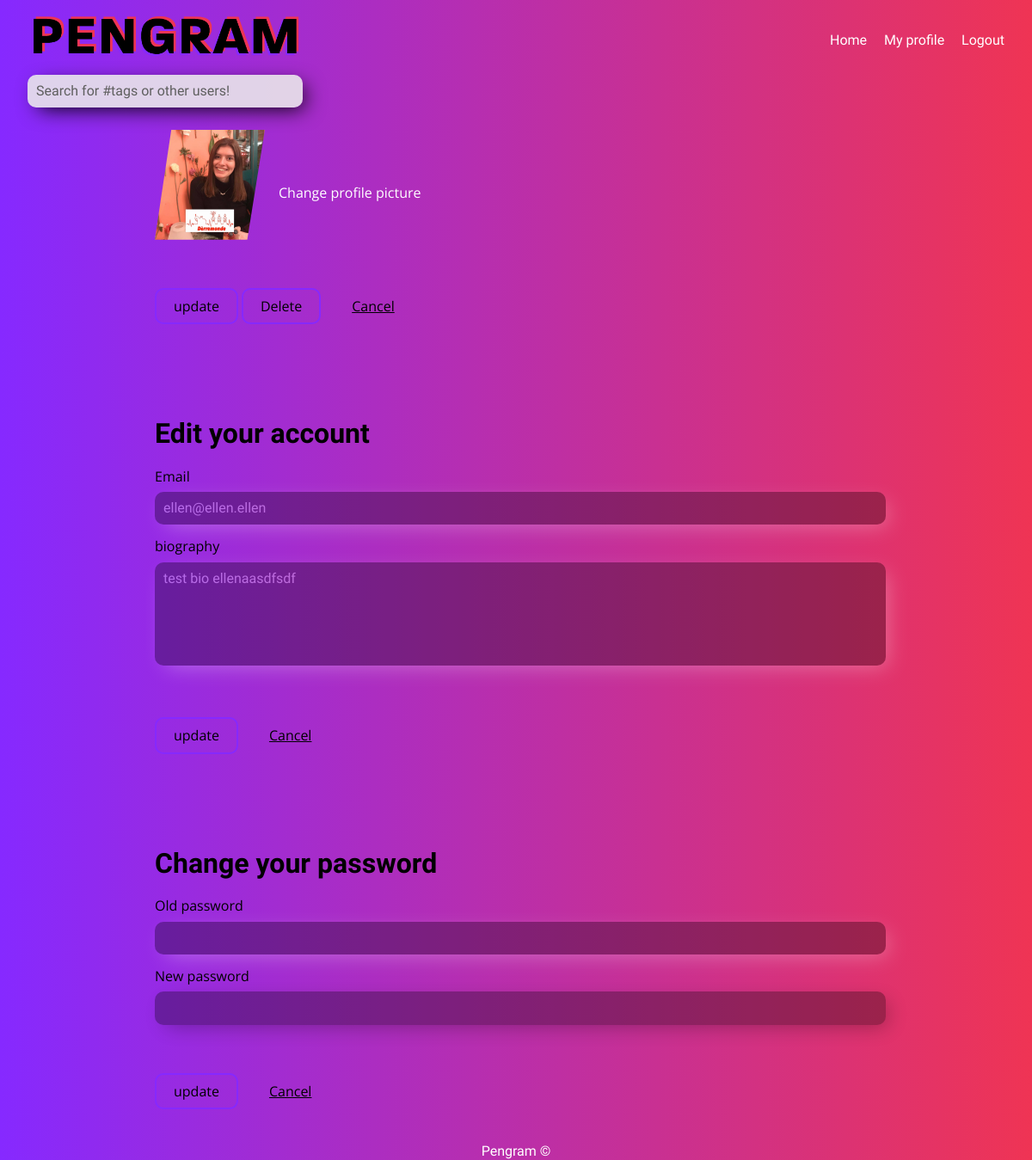
The page /profileEdit.php (signed in) on the database as committed earlier.
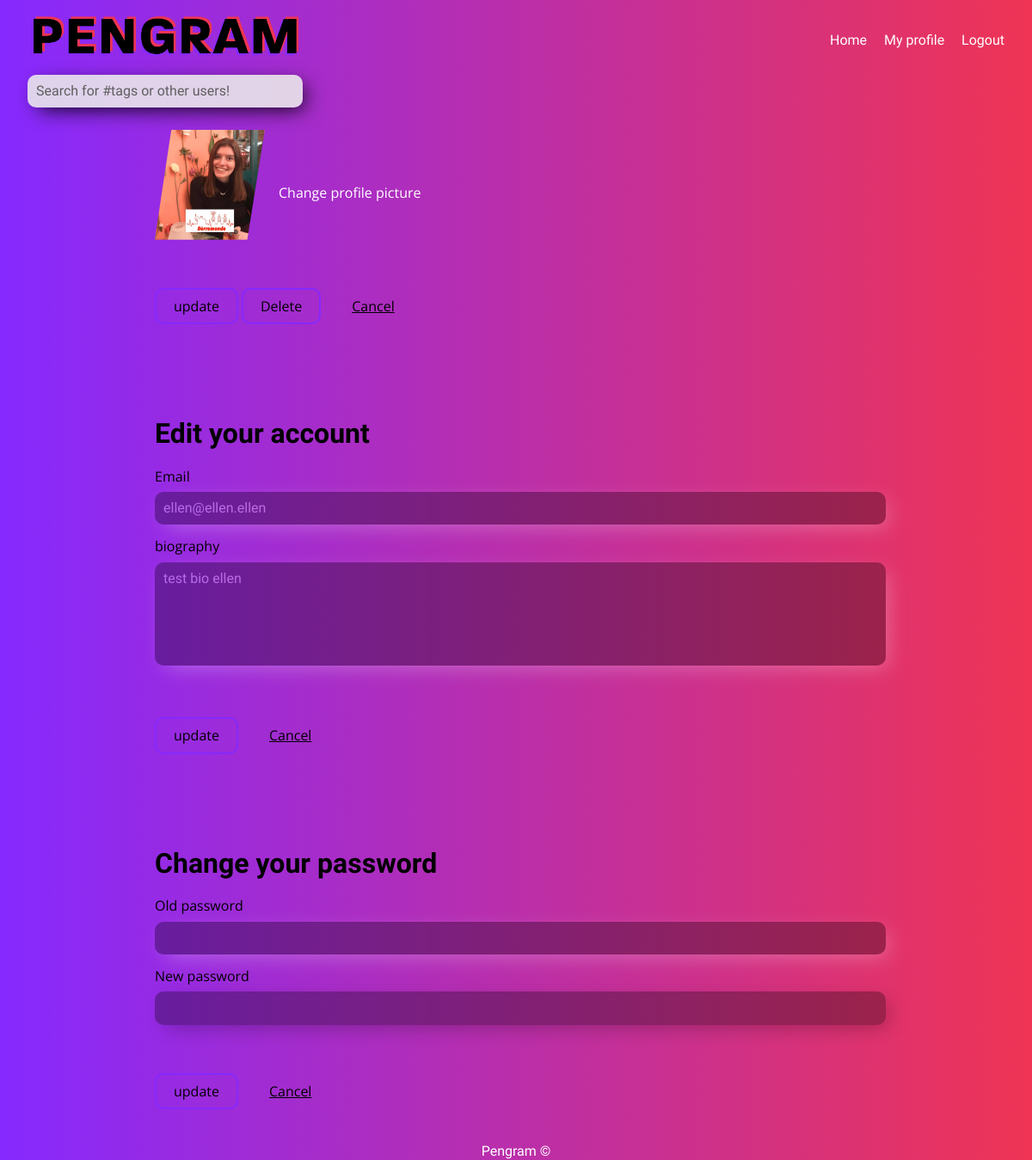
The same page on the database as committed later.
### tables this page shows
CREATE TABLE `users` (
  `id` int(11) NOT NULL,
  `username` varchar(255) NOT NULL,
  `password` varchar(255) NOT NULL,
  `email` varchar(255) NOT NULL,
  `biography` varchar(255) DEFAULT NULL,
  `profile_picture` varchar(255) NOT NULL DEFAULT 'user_profilepictures/default.jpg',
  `private` tinyint(1) NOT NULL DEFAULT '0'
);

### classes/User.php (called while the page is built, shortened)
<?php
    class User{
        public static function getEmailById($userId){
            $conn = Database::getConnection();
            $query = $conn->prepare("SELECT email FROM users WHERE id = :userId");
            $query->bindValue(":userId", $userId);
            $query->execute();
            $email = $query->fetch();
            return $email["email"];
        }
        public static function getBioById($userId){
            $conn = Database::getConnection();
            $query = $conn->prepare("SELECT biography FROM users WHERE id = :userId");
            $query->bindValue(":userId", $userId);
            $query->execute();
            $bio = $query->fetch();
            return $bio["biography"];
        }
        public static function getPictureById($userId){
            $conn = Database::getConnection();
            $query = $conn->prepare("SELECT profile_picture FROM users WHERE id = :userId");
            $query->bindValue(":userId", $userId);
            $query->execute();
            $picture = $query->fetch();
            return $picture["profile_picture"];
        }
    }
?>

### profileEdit.php (the view, shortened to what this page needs)
<?php
$userId = $_SESSION['userId'];
$email = User::getEmailById($userId);
$biography = User::getBioById($userId);
$picture = User::getPictureById($userId);
?>
<!DOCTYPE html>
<html lang="en">
<head>
    <link rel="stylesheet" type="text/css" href="css/normalize.css">
    <link rel="stylesheet" type="text/css" href="css/profilePageEdit.css">
</head>
<body>
    <?php include_once("navigation.inc.php")?>
    <section class="flex">
<form action="#" method="post" id="profileEditForm"  enctype="multipart/form-data">
    <div>
        <div class="imageEditWrapper">
            <img id="profilePicturePreview" src=<?php echo $picture ?> alt="profilePicture">
            <label id="inputLabel" for="inputImageFile">Change profile picture</label>
        </div>
    </div>
    <div class="submitBtn">
    <input name="imageEdit" type="submit" id="submitBtn" value="update" >
    <input type="submit" name="deleteImage" id="submitBtn" value="Delete">
         <a href="profilePage.php?user=<?php echo htmlspecialchars($_SESSION['username']) ?>" style="margin-left: 2em">Cancel</a>
    </div>
</form>
</section>
<section class="flex">
    <form action="" method="post" id="profileEditForm"  enctype="multipart/form-data">
        <h1>Edit your account</h1>
        <div>
            <label for="email">Email</label>
            <input type="text" id="email" name="email" value="<?php echo(htmlspecialchars($email)); ?>">
        </div>
        <div>
            <label for="biography">biography</label>
            <textarea name="biography" id="biography" cols="30" rows="10" value=""><?php echo(htmlspecialchars($biography)); ?></textarea>
        </div>
        <div class="submitBtn">
        <input name="edit" type="submit" id="submitBtn" value="update" >
            <a href="profilePage.php?user=<?php echo htmlspecialchars($_SESSION['username']) ?>" style="margin-left: 2em">Cancel</a>
        </div>
    </form>
</section>
<section class="flex">
    <form action="" method="post" id="profileEditForm">
        <h1>Change your password</h1>
        <div>
            <label for="password">Old password</label>
            <input type="password" id="email" name="password">
        </div>
        <div>
            <label for="password">New password</label>
            <input type="newpassword" id="email" name="newpassword" >
        </div>
        <div class="submitBtn">
            <input name="changepass" type="submit" id="submitBtn" value="update"></input>
            <a href="profilePage.php" style="margin-left: 2em">Cancel</a>
        </div>
    </form>
</section>
<?php include_once("footer.inc.php")?>
</body>
</html>

Rows that differ between the two databases and show on the page:
changed users "ellen@ellen.ellen": biography "test bio ellenaasdfsdf" → "test bio ellen"
